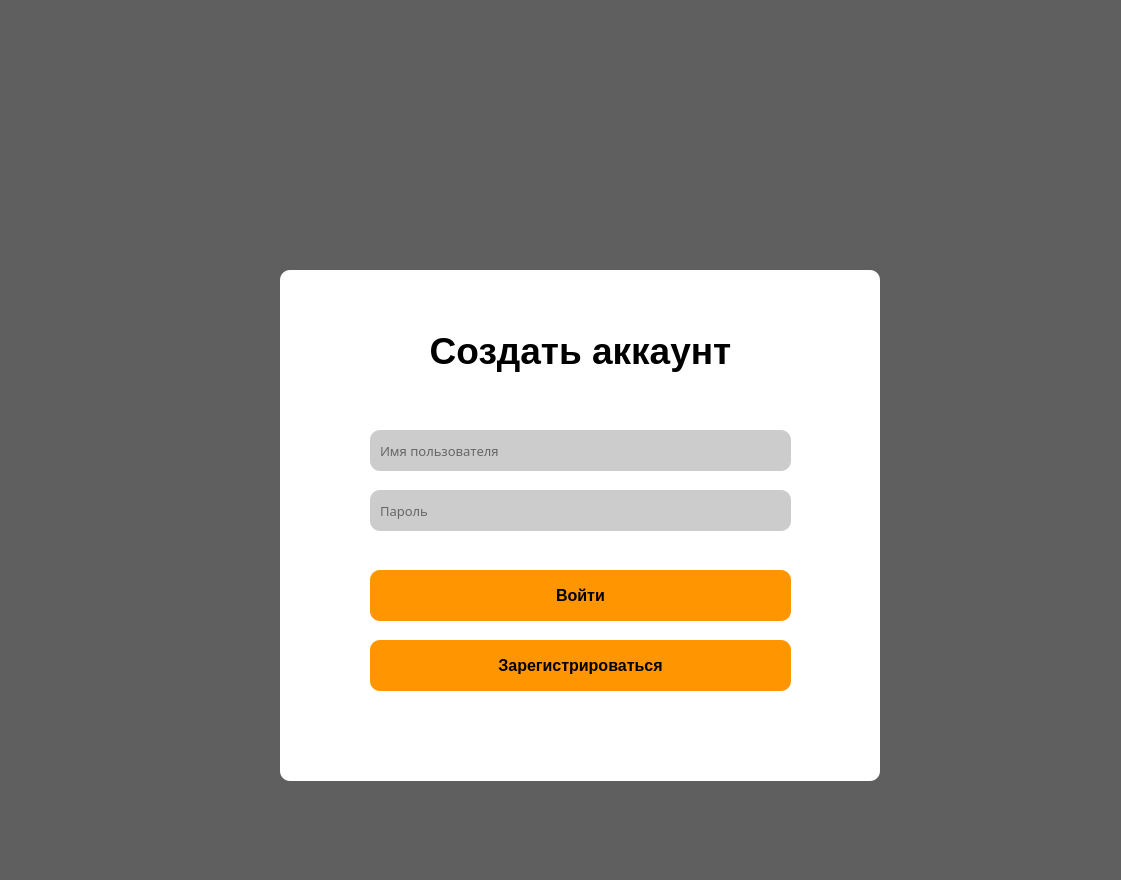
<?xml version="1.0" encoding="UTF-8"?>
<ui version="4.0">
 <class>Dialog</class>
 <widget class="QDialog" name="Dialog">
  <property name="geometry">
   <rect>
    <x>0</x>
    <y>0</y>
    <width>1121</width>
    <height>880</height>
   </rect>
  </property>
  <property name="windowTitle">
   <string>Dialog</string>
  </property>
  <property name="styleSheet">
   <string notr="true">background-color: rgb(95, 95, 95);
border-radius: 10px;</string>
  </property>
  <widget class="QLabel" name="label">
   <property name="geometry">
    <rect>
     <x>480</x>
     <y>40</y>
     <width>200</width>
     <height>200</height>
    </rect>
   </property>
   <property name="text">
    <string/>
   </property>
   <property name="pixmap">
    <pixmap>logo.png</pixmap>
   </property>
   <property name="scaledContents">
    <bool>true</bool>
   </property>
  </widget>
  <widget class="QFrame" name="frame">
   <property name="geometry">
    <rect>
     <x>280</x>
     <y>270</y>
     <width>600</width>
     <height>511</height>
    </rect>
   </property>
   <property name="layoutDirection">
    <enum>Qt::LeftToRight</enum>
   </property>
   <property name="autoFillBackground">
    <bool>false</bool>
   </property>
   <property name="styleSheet">
    <string notr="true">
background-color: rgb(255, 255, 255);</string>
   </property>
   <property name="frameShape">
    <enum>QFrame::StyledPanel</enum>
   </property>
   <property name="frameShadow">
    <enum>QFrame::Raised</enum>
   </property>
   <widget class="QLabel" name="label_2">
    <property name="enabled">
     <bool>true</bool>
    </property>
    <property name="geometry">
     <rect>
      <x>90</x>
      <y>50</y>
      <width>421</width>
      <height>61</height>
     </rect>
    </property>
    <property name="font">
     <font>
      <family>Arial</family>
      <pointsize>28</pointsize>
      <weight>75</weight>
      <bold>true</bold>
     </font>
    </property>
    <property name="cursor">
     <cursorShape>ArrowCursor</cursorShape>
    </property>
    <property name="mouseTracking">
     <bool>false</bool>
    </property>
    <property name="focusPolicy">
     <enum>Qt::NoFocus</enum>
    </property>
    <property name="contextMenuPolicy">
     <enum>Qt::DefaultContextMenu</enum>
    </property>
    <property name="acceptDrops">
     <bool>false</bool>
    </property>
    <property name="layoutDirection">
     <enum>Qt::LeftToRight</enum>
    </property>
    <property name="autoFillBackground">
     <bool>false</bool>
    </property>
    <property name="text">
     <string>Создать аккаунт</string>
    </property>
    <property name="alignment">
     <set>Qt::AlignCenter</set>
    </property>
    <property name="indent">
     <number>25</number>
    </property>
    <property name="openExternalLinks">
     <bool>false</bool>
    </property>
   </widget>
   <widget class="QLineEdit" name="lineEdit">
    <property name="geometry">
     <rect>
      <x>90</x>
      <y>160</y>
      <width>421</width>
      <height>41</height>
     </rect>
    </property>
    <property name="font">
     <font>
      <family>Nirmala UI Semilight</family>
      <pointsize>10</pointsize>
     </font>
    </property>
    <property name="focusPolicy">
     <enum>Qt::StrongFocus</enum>
    </property>
    <property name="styleSheet">
     <string notr="true">background-color: rgb(204, 204, 204);
padding-left: 8px;</string>
    </property>
    <property name="placeholderText">
     <string>Имя пользователя</string>
    </property>
   </widget>
   <widget class="QLineEdit" name="lineEdit_2">
    <property name="geometry">
     <rect>
      <x>90</x>
      <y>220</y>
      <width>421</width>
      <height>41</height>
     </rect>
    </property>
    <property name="font">
     <font>
      <family>Nirmala UI Semilight</family>
      <pointsize>10</pointsize>
     </font>
    </property>
    <property name="focusPolicy">
     <enum>Qt::StrongFocus</enum>
    </property>
    <property name="styleSheet">
     <string notr="true">background-color: rgb(204, 204, 204);
padding-left: 8px;

</string>
    </property>
    <property name="echoMode">
     <enum>QLineEdit::Password</enum>
    </property>
    <property name="placeholderText">
     <string>Пароль</string>
    </property>
   </widget>
   <widget class="QPushButton" name="pushButton">
    <property name="geometry">
     <rect>
      <x>90</x>
      <y>370</y>
      <width>421</width>
      <height>51</height>
     </rect>
    </property>
    <property name="font">
     <font>
      <family>Arial</family>
      <pointsize>12</pointsize>
      <weight>75</weight>
      <bold>true</bold>
     </font>
    </property>
    <property name="cursor">
     <cursorShape>PointingHandCursor</cursorShape>
    </property>
    <property name="styleSheet">
     <string notr="true">background-color: rgb(255, 149, 0);</string>
    </property>
    <property name="text">
     <string>Зарегистрироваться</string>
    </property>
   </widget>
   <widget class="QPushButton" name="pushButton_2">
    <property name="geometry">
     <rect>
      <x>90</x>
      <y>300</y>
      <width>421</width>
      <height>51</height>
     </rect>
    </property>
    <property name="font">
     <font>
      <family>Arial</family>
      <pointsize>12</pointsize>
      <weight>75</weight>
      <bold>true</bold>
     </font>
    </property>
    <property name="cursor">
     <cursorShape>PointingHandCursor</cursorShape>
    </property>
    <property name="styleSheet">
     <string notr="true">background-color: rgb(255, 149, 0);</string>
    </property>
    <property name="text">
     <string>Войти</string>
    </property>
   </widget>
  </widget>
 </widget>
 <resources/>
 <connections/>
</ui>
